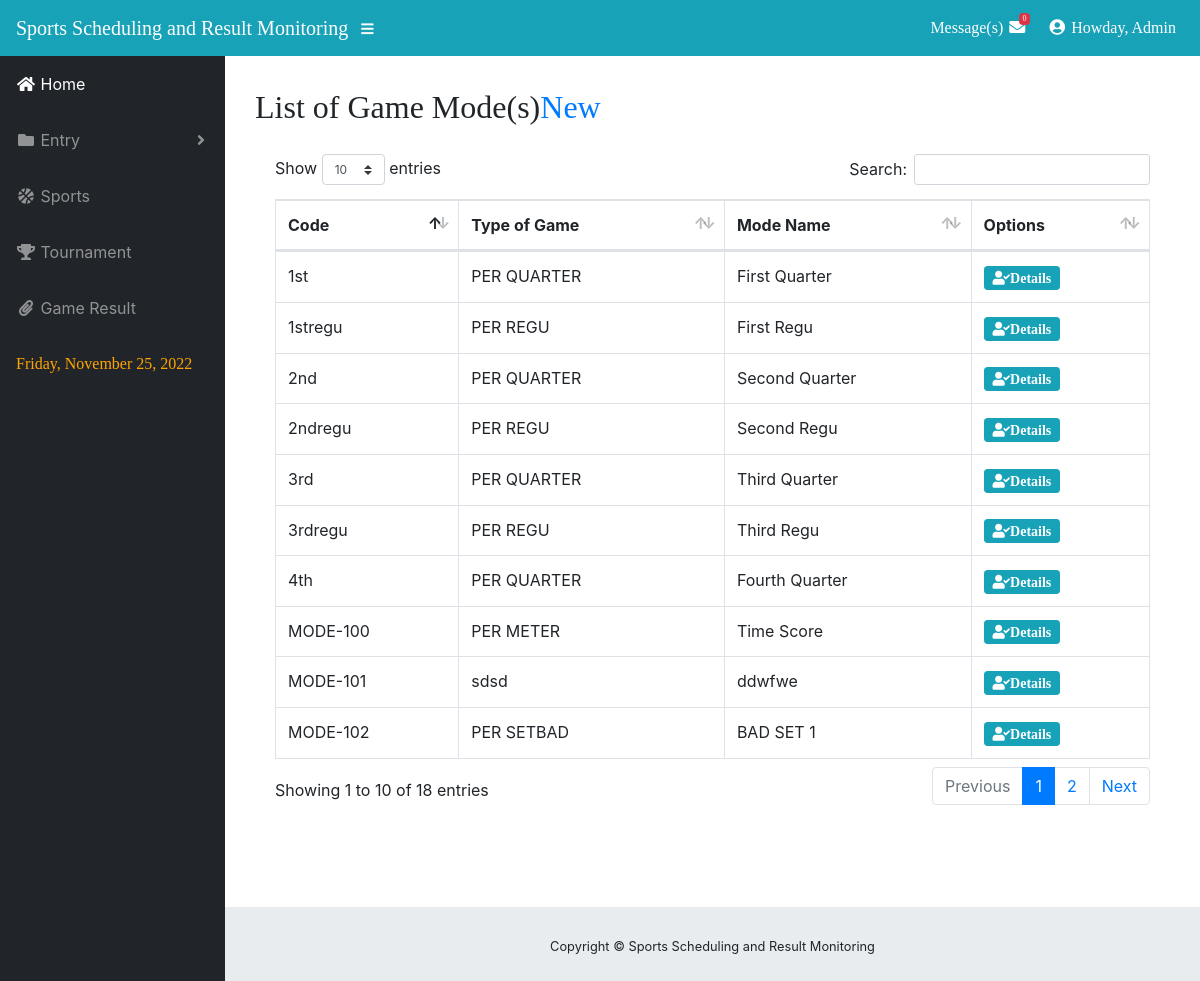
Screenshot of /sports_scheduling/sports_scheduling/Admin/mode.php (signed in) with the database file from the repository.
### tables this page shows
CREATE TABLE `game_type_mode` (
  `mode_id` int(11) NOT NULL,
  `game_type_code` varchar(30) NOT NULL,
  `mode_name` varchar(30) NOT NULL,
  `mode_code` varchar(30) NOT NULL
);

CREATE TABLE `game_type` (
  `game_type_id` int(11) NOT NULL,
  `type_of_game` varchar(30) NOT NULL,
  `sport_type_code` varchar(30) NOT NULL,
  `number_of_scoring` int(11) NOT NULL,
  `game_type_code` varchar(30) NOT NULL
);

### sports_scheduling/sports_scheduling/Admin/mode.php (the view, shortened to what this page needs)
<?php include 'theme/header.php'; ?>
<?php include 'theme/sidebar.php'; ?>
   <div id="content-wrapper">
        <div class="container-fluid">
 <h2 style="font-family: AR BLANCA">List of Game Mode(s)<a href="#addmode" data-target="#addmode" data-toggle="modal" class="small-box-footer">New</a></h2>
            <div class="card-body">
              <div class="table-responsive">
                <table class="table table-bordered" id="dataTable" width="100%" cellspacing="0">
                  <thead>
                    <tr>
                      <th>Code</th>
                      <th>Type of Game</th>
                      <th>Mode Name</th>
                      <th>Options</th>
                    </tr>
                  </thead>
              <?php
$query = 'SELECT m.mode_id,m.mode_code,g.type_of_game,m.mode_name from game_type_mode m, game_type g where g.game_type_code = m.game_type_code';
                    $result = mysqli_query($db, $query) or die (mysqli_error($db));
                        while ($row = mysqli_fetch_assoc($result)) {
                            echo '<tr>';
                              echo '<td>'. $row['mode_code'].'</td>';
                               echo '<td>'. $row['type_of_game'].'</td>';
                                echo '<td>'. $row['mode_name'].'</td>';
                            echo '<td><a  type="button" class="btn btn-sm btn-info fas fa-user-check" href="patientsdetails.php?action=post & id='.$row['mode_id'] . '">Details</a></td> ';
                            echo '</tr>';
                }
            ?>
                </table>
              </div>
              </div>
<?php include 'theme/footer.php'; ?>

### sports_scheduling/sports_scheduling/Admin/css/sb-admin.css (style rules this page uses)
html { position: relative; min-height: 100%; }
body { height: 100%; }
#wrapper #content-wrapper { overflow-x: hidden; width: 100%; padding-top: 1rem; padding-bottom: 80px; }
:root { --input-padding-x: 0.75rem; --input-padding-y: 0.75rem; }

### rows the page displays
game_type_mode: mode_code "1st", game_type.type_of_game "PER QUARTER", mode_name "First Quarter"
game_type_mode: mode_code "2nd", game_type.type_of_game "PER QUARTER", mode_name "Second Quarter"
game_type_mode: mode_code "3rd", game_type.type_of_game "PER QUARTER", mode_name "Third Quarter"
game_type_mode: mode_code "4th", game_type.type_of_game "PER QUARTER", mode_name "Fourth Quarter"
game_type_mode: mode_code "1stregu", game_type.type_of_game "PER REGU", mode_name "First Regu"
game_type_mode: mode_code "2ndregu", game_type.type_of_game "PER REGU", mode_name "Second Regu"
game_type_mode: mode_code "3rdregu", game_type.type_of_game "PER REGU", mode_name "Third Regu"
game_type_mode: mode_code "MODE-100", game_type.type_of_game "PER METER", mode_name "Time Score"
game_type_mode: mode_code "MODE-101", game_type.type_of_game "sdsd", mode_name "ddwfwe"
game_type_mode: mode_code "MODE-102", game_type.type_of_game "PER SETBAD", mode_name "BAD SET 1"

### other values shown
$count "0"
$_SESSION['user_type'] "Admin"
date('l, F d, Y',strtotime($Today) ) "Friday, November 25, 2022"
